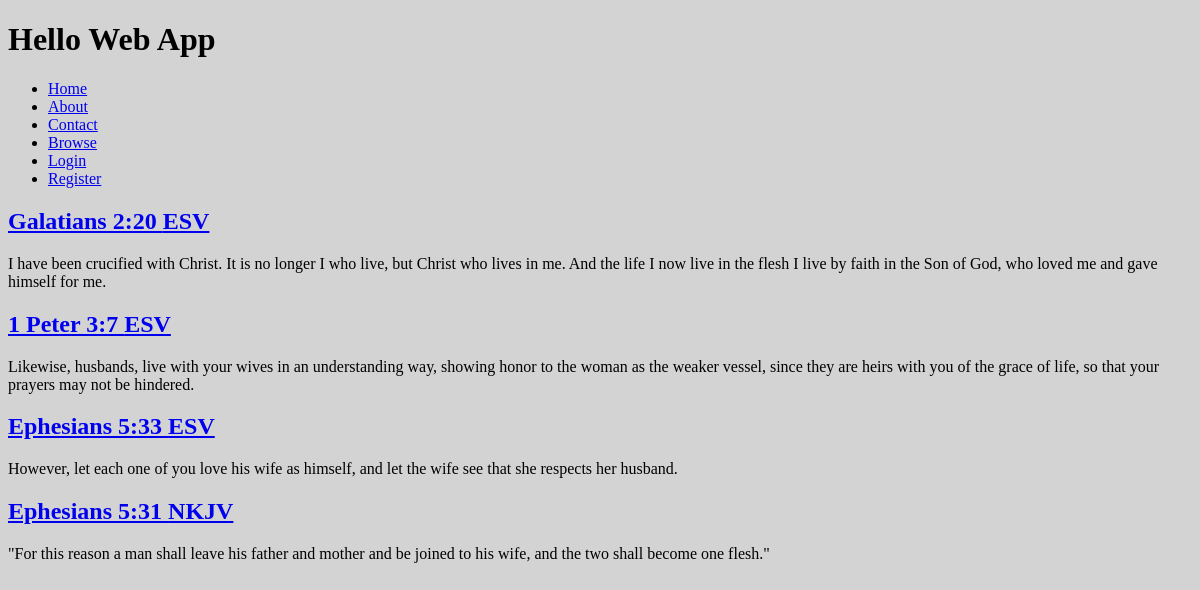
The app's page /, older data.
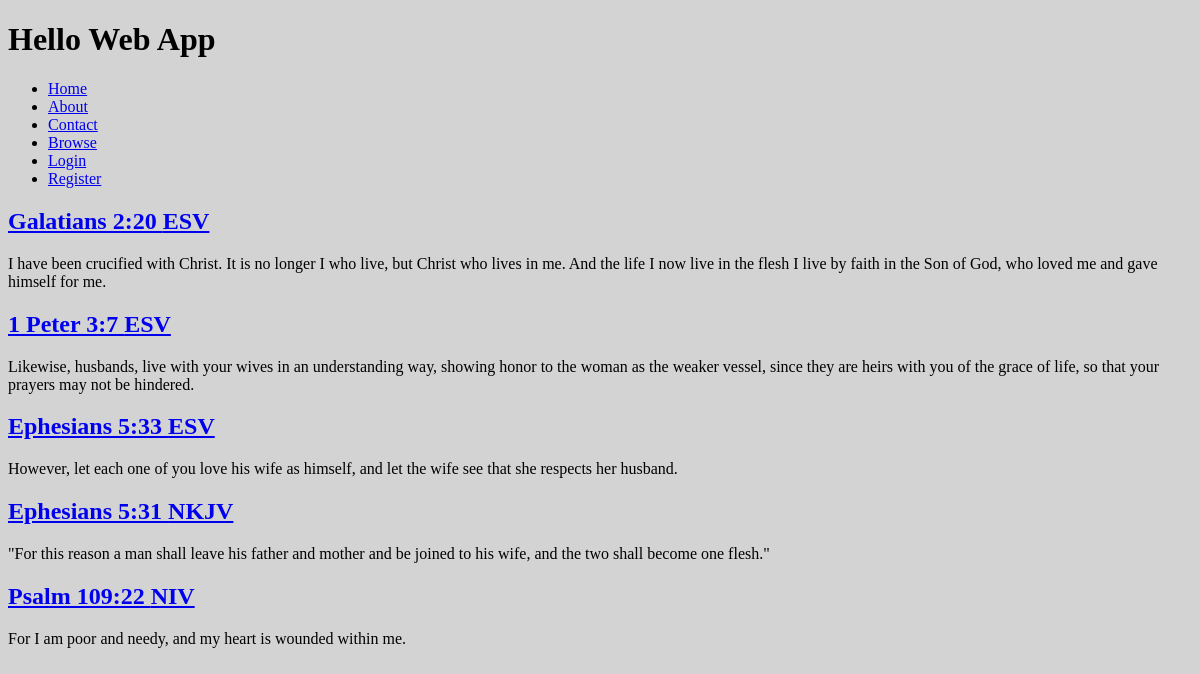
The same page, newer data.
### collection/models.py (models this page shows)
class Verse(models.Model):
  ref = models.CharField(max_length=255)
  text = models.TextField()
  version = models.CharField(max_length=16)
  slug = models.SlugField(unique=True)
  user = models.OneToOneField(User, blank=True, null=True)

### collection/views.py (the view)
# urls.py: url(r'^$', views.index, name='home'),
def index(request):
  verses = Verse.objects.all()
  return render(request, 'index.html', {
    'verses': verses,
  })

### collection/templates/index.html (shortened to what this page needs)
{% extends 'base.html' %}
{% load humanize %}
{% block content %}
  {% for verse in verses %}
    <h2>
      <a href="{% url 'verse_detail' slug=verse.slug %}">{{verse.ref}} <span>{{verse.version}}</span></a>
    </h2>
    <p>{{verse.text}}</p>
  {% endfor %}
{% endblock content %}

Row changes from the older to the newer data that the page shows:
added Verse: ref "Psalm 109:22", version "NIV", text "For I am poor and needy, and my heart is wounded within me."
